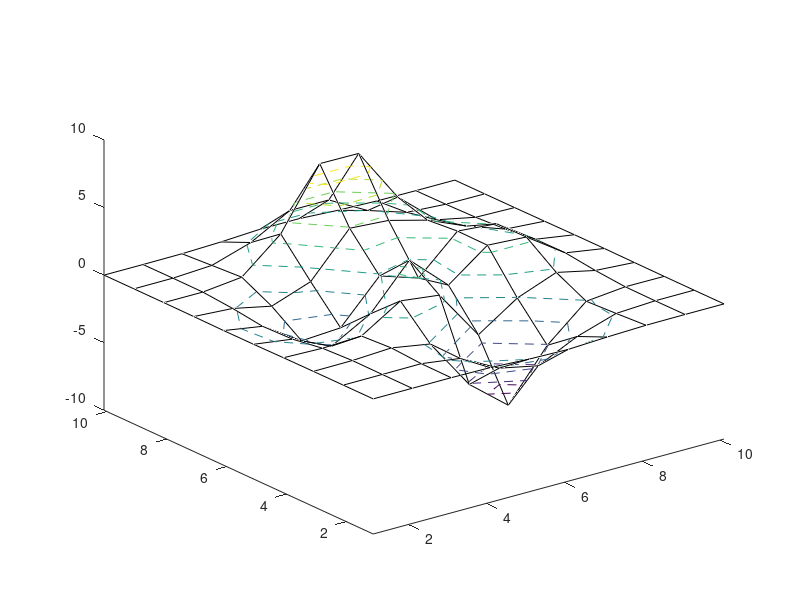

Reproduce this figure in MATLAB.
function testresult = tricontour3_test()
% TRICONTOUR3_TEST  One line description goes here
%  
% More detailed description of the test goes here.
%
%
%   See also 

%% Copyright notice
%   --------------------------------------------------------------------
%   Copyright (C) 2010 <COMPANY>
%       Thijs
%
%       <EMAIL>	
%
%       <ADDRESS>
%
%   This library is free software: you can redistribute it and/or
%   modify it under the terms of the GNU Lesser General Public
%   License as published by the Free Software Foundation, either
%   version 2.1 of the License, or (at your option) any later version.
%
%   This library is distributed in the hope that it will be useful,
%   but WITHOUT ANY WARRANTY; without even the implied warranty of
%   MERCHANTABILITY or FITNESS FOR A PARTICULAR PURPOSE.  See the GNU
%   Lesser General Public License for more details.
%
%   You should have received a copy of the GNU Lesser General Public
%   License along with this library. If not, see <http://www.gnu.org/licenses/>.
%   --------------------------------------------------------------------

% This tools is part of <a href="http://OpenEarth.Deltares.nl">OpenEarthTools</a>.
% OpenEarthTools is an online collaboration to share and manage data and 
% programming tools in an open source, version controlled environment.
% Sign up to recieve regular updates of this function, and to contribute 
% your own tools.

%% Version <http://svnbook.red-bean.com/en/1.5/svn.advanced.props.special.keywords.html>
% Created: 21 Feb 2010
% Created with Matlab version: 7.9.0.529 (R2009b)

% $Id$
% $Date$
% $Author$
% $Revision$
% $HeadURL$
% $Keywords: $

%% $Description (Name = Name of the test goes here)
% Publishable code that describes the test.

%% $RunCode
% Write test code here
try
    [x,y] = meshgrid(1.1:10.1,1.1:10.1);
    z = peaks(10);
    plot3(x,y,z,'k')
    
    hold on
    plot3(x',y',z','k')
    contour3(x,y,z,'--');
    
    tri = delaunay(x(:),y(:));
    
    tricontour3(tri,x(:),y(:),z(:),-6:2:6);
    testresult = true;
catch
    testresult = false;
end
%% $PublishResult
% Publishable code that describes the test.
